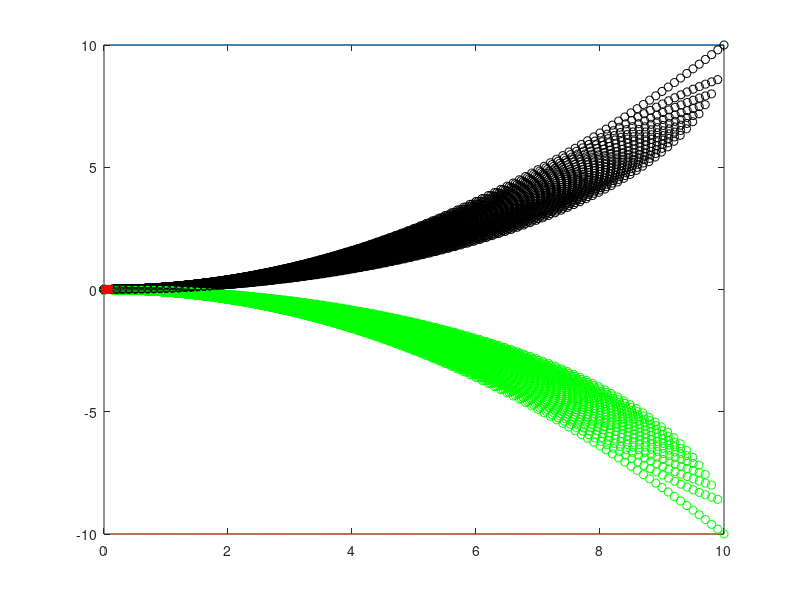

This chart was generated by the following MATLAB code:
%% 基于道路边沿采样的车道保持算法
alfa = 0; % 30 -30 45 -45 表示车辆航向角和道路的夹角
%初始化
if alfa == 0
    for i=1:100
    x(i)= 0.1*i;
    fl(i)= 10;
    fr(i)=-10;
    end
elseif (alfa == 30)
    for i=1:100
    x(i)= 0.1*i;
    fl(i)= 10;
    fr(i)=-10;
    end
elseif (alfa == -30)
    for i=1:100
    x(i)= 0.1*i;
    fl(i)= 10;
    fr(i)=-10;
    end
elseif (alfa == 45)
    for i=1:100
    x(i)= 0.1*i;
    fl(i)= 10;
    fr(i)=-10;
    end    
elseif (alfa == -45)
    for i=1:100
    x(i)= 0.1*i;
    fl(i)= 10;
    fr(i)=-10;
    end
else
    
end
    
% for i=1:20
%     x(i)=0.1*i;
%     fl(i)=-3/16*x(i)^2+3/2*x(i)+1;
%     fr(i)=-3/16*x(i)^2+3/2*x(i)-1;
% end
 
plot(x,fl);
hold on;
plot(x,fr);
 
 
kmax=1.5;klmin=kmax;krmax=-kmax;
x0=0;y0=0;s_thresh=1.2;
pi = 3.1415926;
K_expect = 0.0;
w1 = 0.5;
w2 = 0.5;
C_cost_min = 0.0;

delta_k = 0.05;
C_p = 0.000001;
C_s = 0.0;
%求解一次圆弧轨迹
for i=1:100
    kl(i)=2*fl(i)/(x(i)^2+fl(i)^2);%计算车辆当前位置到道路左边沿采样点圆弧的曲率
    kr(i)=2*fr(i)/(x(i)^2+fr(i)^2);%计算车辆当前位置到道路右边沿采样点圆弧的曲率
    
    sl(i)=2*asin(fl(i)/sqrt(x(i)^2+fl(i)^2))/kl(i);%计算车辆当前位置到道路左边沿采样点圆弧的弧长
    sr(i)=2*asin(fr(i)/sqrt(x(i)^2+fr(i)^2))/kr(i);%计算车辆当前位置到道路右边沿采样点圆弧的弧长
    
%     sl1(i)=(pi/2 + asin((fl(i)^2 - x(i)^2)/(x(i)^2+fl(i)^2)))/kl(i);%计算车辆当前位置到道路左边沿采样点圆弧的弧长
%     sr1(i)=(pi/2 + asin((fr(i)^2 - x(i)^2)/(x(i)^2+fr(i)^2)))/kr(i);%计算车辆当前位置到道路左边沿采样点圆弧的弧长
    
    s(i)=max(sl(i),sr(i));
    
    if (s(i)<s_thresh)
        continue;
    else
        if (kl(i)<klmin)
            klmin=kl(i);
        end
        if (kr(i)>-kmax)
            krmax=kr(i);
        end
        x_max=x(i);%x_max对应l_max，沿x方向的局部最大感知范围
        kr(i)=krmax;
        kl(i)=klmin;
    end
    %% 应满足任意时刻右侧曲率不大于左侧曲率，不然终止     
    if (kl(i)<kr(i))
        x_max=x(i-1);
        break;
    else
        
        p = floor((klmin - krmax) / delta_k);
        for j = 1:1:(p)
           kp(j) = krmax + (kl(i) - kr(i)) / p * (j - 1); 
           xp_ = linspace(0,x_max,p);
           sp_ = asin(kp(j)*(xp_-x0))/kp(j);
           yp_ = -1/kp(j)*cos(kp(j)*sp_)+1/kp(j)+y0;
           for n = 1:1:j
              C_p = C_p + min(abs(yp_(n) - fl(i)),abs(yp_(n) - fr(i)));
%               fprintf('C_p = %f \n',C_p);
%               fprintf('n = %f \n',n);
              C_proximity(n) = 1 / C_p;
%               fprintf('C_proximity = %f \n',C_proximity(n));
              C_s = C_s + (kp(n) - K_expect)^2;
              C_smooth(n) = C_s;
%               fprintf('C_smooth = %f \n',C_smooth(n));
           end
%            C_proximity = 1 / C_p;
%            fprintf('C_proximity = %f \n',C_proximity);

           C_cost = w1* C_proximity + w2 * C_smooth;
            if(j == 1)
               C_cost_min = C_cost(j);
               K_expect = kp(j);
               index=j;
            else
               if(C_cost(j) <= C_cost_min)
                   C_cost_min = C_cost(j);
                   K_expect = kp(j);
                   index = j;
               end
            end
            fprintf('C_cost_min = %f \n',C_cost_min);
           
        end
%         for n = 1:1:p
%             C_p = C_p + min(abs(yp_(n) - fl(i)),abs(yp_(n) - fr(i)));
%             %               fprintf('C_p = %f \n',C_p);
%             %               fprintf('n = %f \n',n);
%             C_proximity(n) = 1 / C_p;
%             %               fprintf('C_proximity = %f \n',C_proximity(n));
%             C_s = C_s + (kp(n) - K_expect)^2;
%             C_smooth(n) = C_s;
%             %               fprintf('C_smooth = %f \n',C_smooth(n));
%         end
%         C_cost = w1* C_proximity + w2 * C_smooth;
%         if(j == 1)
%            C_cost_min = C_cost(j);
%            K_expect = kp(j);
%            index=j;
%         else
%            if(C_cost(j) <= C_cost_min)
%                C_cost_min = C_cost(j);
%                K_expect = kp(j);
%                index = j;
%            end
%         end
        fprintf('K_expect = %f \n',K_expect);      
%         kp = [];
%         C_proximity = [];
%         C_smooth = [];
%         C_cost = [];
%         if (i==1)
%             CPY=cpy(i);
%             KY=ky(i);%本控制周期的最佳曲率KY 
%            index_i=i;
%         else
%             if(cpy(i)<CPY)
%                 CPY=cpy(i); 
%                 KY=ky(i);%本控制周期的最佳曲率KY
%                 index_i=i;
%             end
%         end
        
%         for 
%         C_p = C_p + min(fabs(yp_ - fl(i)),fabs(yp_ - fr(i)));
%         [cpy(i),ky(i)]=zyql1(x,x_max,kr(i),kl(i),x0,y0,fl,fr);%控制命令离散化及选择最优控制指令
%         if (i==1)
%             CPY=cpy(i);
%             KY=ky(i);%KY 最佳曲率
%            index_i=i;
%         else
%             if(cpy(i)<CPY)
%                 CPY=cpy(i); 
%                 KY=ky(i);
%                 index_i=i;
%             end
%         end
    end
    %% 控制空间内道路右侧所有的采样圆弧
    xr0=linspace(0,x_max,100);
    sr0=asin(kr(i)*(xr0-x0))/kr(i);
    yr0=-1/kr(i)*cos(kr(i)*sr0)+1/kr(i)+y0;
    plot(xr0,yr0,'go');%道路右侧所有的采样圆弧
     %% 控制空间内道路左侧所有的采样圆弧   
    xl0=linspace(0,x_max,100);%x坐标
    sl0=asin(kl(i)*(xl0-x0))/kl(i);%弧长
    yl0=-1/kl(i)*cos(kl(i)*sl0)+1/kl(i)+y0;%根据曲率和弧长，求y方向坐标
    plot(xl0,yl0,'ko');%道路左侧所有的采样圆弧
end

%% 将最优路用红色星型曲线表示出来
% xy=linspace(0,x(index_i),100);
% sy=asin(KY*(xy-x0))/KY;
%  fy=-1/KY*cos(KY*sy)+1/KY+y0;
% plot(xy,fy,'r*')

xy=linspace(0,x(index),100);
sy=asin(K_expect*(xy-x0))/K_expect;
fy=-1/K_expect*cos(K_expect*sy)+1/K_expect+y0;
plot(xy,fy,'r*')